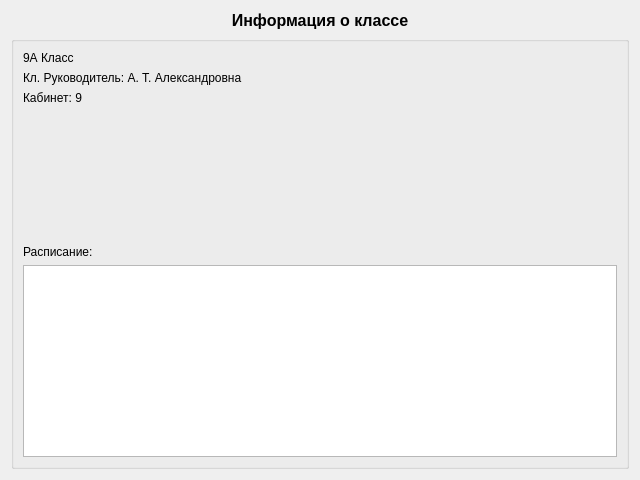
<?xml version="1.0" encoding="UTF-8"?>
<ui version="4.0">
 <class>gradeView</class>
 <widget class="QWidget" name="gradeView">
  <property name="geometry">
   <rect>
    <x>0</x>
    <y>0</y>
    <width>640</width>
    <height>480</height>
   </rect>
  </property>
  <property name="windowTitle">
   <string>Form</string>
  </property>
  <layout class="QVBoxLayout" name="verticalLayout">
   <item>
    <widget class="QLabel" name="label">
     <property name="maximumSize">
      <size>
       <width>16777215</width>
       <height>32</height>
      </size>
     </property>
     <property name="font">
      <font>
       <pointsize>12</pointsize>
       <bold>true</bold>
      </font>
     </property>
     <property name="text">
      <string>Информация о классе</string>
     </property>
     <property name="alignment">
      <set>Qt::AlignCenter</set>
     </property>
    </widget>
   </item>
   <item>
    <layout class="QHBoxLayout" name="horizontalLayout">
     <item>
      <widget class="QGroupBox" name="groupBox">
       <property name="title">
        <string/>
       </property>
       <layout class="QVBoxLayout" name="verticalLayout_2">
        <item>
         <widget class="QLabel" name="name">
          <property name="text">
           <string>9А Класс</string>
          </property>
         </widget>
        </item>
        <item>
         <widget class="QLabel" name="teacher">
          <property name="text">
           <string>Кл. Руководитель: А. Т. Александровна</string>
          </property>
         </widget>
        </item>
        <item>
         <widget class="QLabel" name="cabinet">
          <property name="text">
           <string>Кабинет: 9</string>
          </property>
         </widget>
        </item>
        <item>
         <spacer name="verticalSpacer">
          <property name="orientation">
           <enum>Qt::Vertical</enum>
          </property>
          <property name="sizeHint" stdset="0">
           <size>
            <width>20</width>
            <height>40</height>
           </size>
          </property>
         </spacer>
        </item>
        <item>
         <widget class="QLabel" name="sch_label">
          <property name="text">
           <string>Расписание:</string>
          </property>
         </widget>
        </item>
        <item>
         <widget class="QTableView" name="sch"/>
        </item>
       </layout>
      </widget>
     </item>
    </layout>
   </item>
  </layout>
 </widget>
 <resources/>
 <connections/>
</ui>
